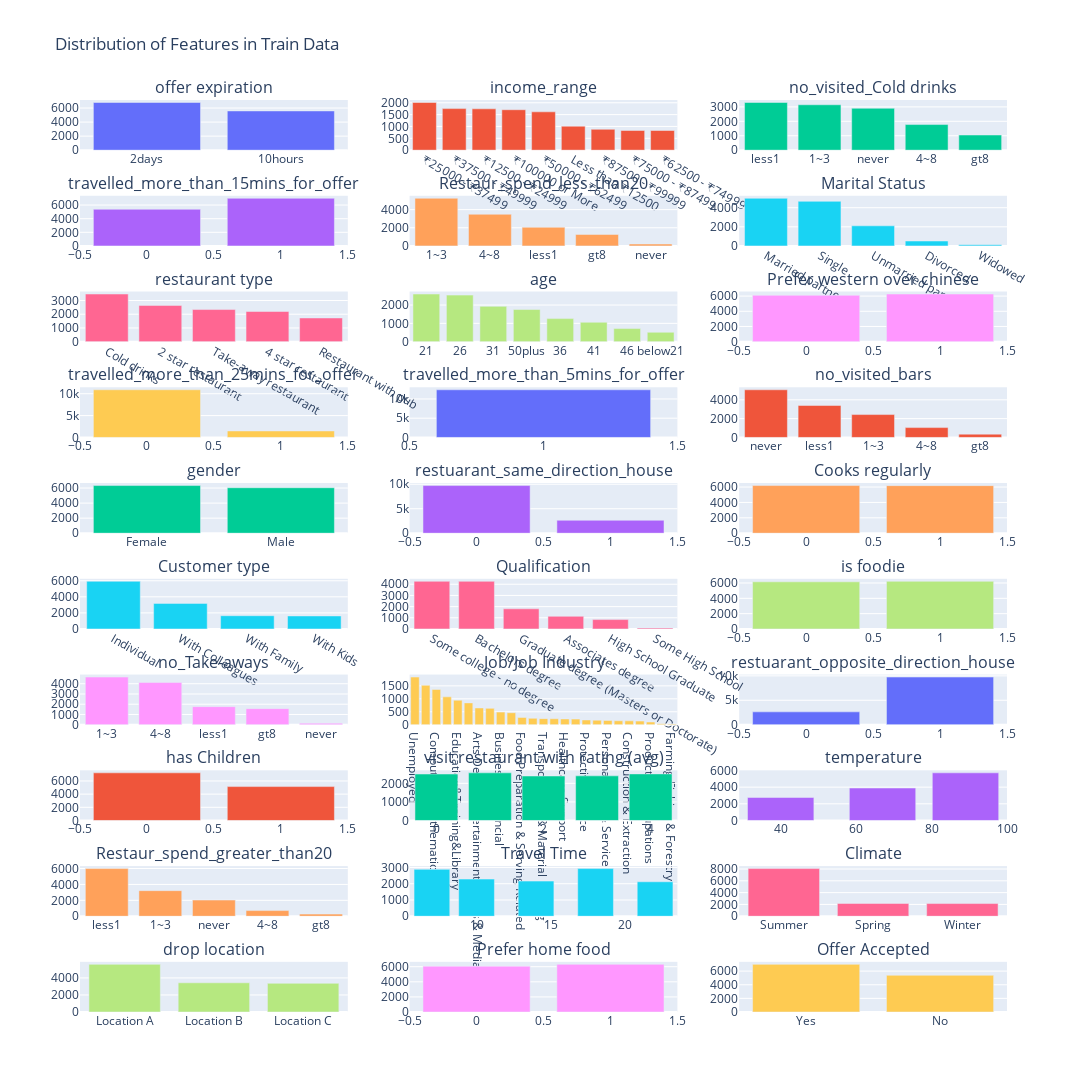

Notebook code cell kept with this figure:
### Markdown cell above
The values were expected to be limited as the data is collected through a survey. Hence, let's check the distribution of unique values in each column.

### Code cell
# number of columns in the grid
num_columns = 3

# number of rows needed
num_rows = (len(data.columns) + num_columns - 1) // num_columns

fig = make_subplots(rows=num_rows, cols=num_columns, subplot_titles=data.columns)

# Loop through each column in the DataFrame
for i, column in enumerate(data.columns):
    row, col = divmod(i, num_columns)
   
    # Plot the distribution of the column
    fig.add_trace(go.Bar(x=data[column].value_counts().index, y=data[column].value_counts().values),
                    row=row + 1, col=col + 1)

# Update layout for better readability
fig.update_layout(height=num_rows * 400, width=400 * num_columns,
                  title_text="Distribution of Features in Train Data",
                  showlegend=False)

# Show the plot
fig.show()

### Figure 1 — Plotly figure (JSON) as saved in the notebook; plotly's stock layout.template omitted (floating-point values rounded to 4 significant figures)
{"data": [{"type": "bar", "x": ["2days", "10hours"], "xaxis": "x", "y": [6791, 5588], "yaxis": "y"}, {"type": "bar", "x": ["₹25000 - ₹37499", "₹37500 - ₹49999", "₹12500 - ₹24999", "₹100000 or More", "₹50000 - ₹62499", "Less than ₹12500", "₹87500 - ₹99999", "₹75000 - ₹87499", "₹62500 - ₹74999"], "xaxis": "x2", "y": [2010, 1752, 1743, 1706, 1617, 1012, 880, 830, 829], "yaxis": "y2"}, {"type": "bar", "x": ["less1", "1~3", "never", "4~8", "gt8"], "xaxis": "x3", "y": [3304, 3147, 2903, 1776, 1051], "yaxis": "y3"}, {"type": "bar", "x": [1, 0], "xaxis": "x4", "y": [6999, 5380], "yaxis": "y4"}, {"type": "bar", "x": ["1~3", "4~8", "less1", "gt8", "never"], "xaxis": "x5", "y": [5248, 3485, 2052, 1265, 208], "yaxis": "y5"}, {"type": "bar", "x": ["Married partner", "Single", "Unmarried partner", "Divorced", "Widowed"], "xaxis": "x6", "y": [4987, 4665, 2104, 512, 111], "yaxis": "y6"}, {"type": "bar", "x": ["Cold drinks", "2 star restaurant", "Take-away restaurant", "4 star restaurant", "Restaurant with pub"], "xaxis": "x7", "y": [3471, 2642, 2341, 2199, 1726], "yaxis": "y7"}, {"type": "bar", "x": ["21", "26", "31", "50plus", "36", "41", "46", "below21"], "xaxis": "x8", "y": [2602, 2543, 1929, 1756, 1259, 1060, 716, 514], "yaxis": "y8"}, {"type": "bar", "x": [1, 0], "xaxis": "x9", "y": [6272, 6107], "yaxis": "y9"}, {"type": "bar", "x": [0, 1], "xaxis": "x10", "y": [10901, 1478], "yaxis": "y10"}, {"type": "bar", "x": [1], "xaxis": "x11", "y": [12379], "yaxis": "y11"}, {"type": "bar", "x": ["never", "less1", "1~3", "4~8", "gt8"], "xaxis": "x12", "y": [5064, 3397, 2430, 1047, 348], "yaxis": "y12"}, {"type": "bar", "x": ["Female", "Male"], "xaxis": "x13", "y": [6335, 6044], "yaxis": "y13"}, {"type": "bar", "x": [0, 1], "xaxis": "x14", "y": [9737, 2642], "yaxis": "y14"}, {"type": "bar", "x": [0, 1], "xaxis": "x15", "y": [6195, 6184], "yaxis": "y15"}, {"type": "bar", "x": ["Individual", "With Colleagues", "With Family", "With Kids"], "xaxis": "x16", "y": [5931, 3182, 1647, 1619], "yaxis": "y16"}, {"type": "bar", "x": ["Some college - no degree", "Bachelors degree", "Graduate degree (Masters or Doctorate)", "Associates degree", "High School Graduate", "Some High School"], "xaxis": "x17", "y": [4264, 4261, 1802, 1133, 839, 80], "yaxis": "y17"}, {"type": "bar", "x": [1, 0], "xaxis": "x18", "y": [6223, 6156], "yaxis": "y18"}, {"type": "bar", "x": ["1~3", "4~8", "less1", "gt8", "never"], "xaxis": "x19", "y": [4650, 4115, 1762, 1568, 140], "yaxis": "y19"}, {"type": "bar", "x": ["Unemployed", "Student", "Computer & Mathematical", "Sales & Related", "Education&Training&Library", "Management", "Arts Design Entertainment Sports & Media", "Office & Administrative Support", "Business & Financial", "Retired", "Food Preparation & Serving Related", "Healthcare Practitioners & Technical", "Transportation & Material Moving", "Community & Social Services", "Healthcare Support", "Legal", "Protective Service", "Life Physical Social Science", "Personal Care & Service", "Architecture & Engineering", "Construction & Extraction", "Installation Maintenance & Repair", "Production Occupations", "Building & Grounds Cleaning & Maintenance", "Farming Fishing & Forestry"], "xaxis": "x20", "y": [1838, 1520, 1361, 1075, 944, 842, 646, 631, 486, 462, 281, 246, 235, 230, 223, 216, 183, 175, 165, 153, 150, 140, 104, 41, 32], "yaxis": "y20"}, {"type": "bar", "x": [1, 0], "xaxis": "x21", "y": [9747, 2632], "yaxis": "y21"}, {"type": "bar", "x": [0, 1], "xaxis": "x22", "y": [7234, 5145], "yaxis": "y22"}, {"type": "bar", "x": [1, 4, 0, 3, 2], "xaxis": "x23", "y": [2567, 2509, 2503, 2404, 2396], "yaxis": "y23"}, {"type": "bar", "x": [89, 67, 40], "xaxis": "x24", "y": [5720, 3896, 2763], "yaxis": "y24"}, {"type": "bar", "x": ["less1", "1~3", "never", "4~8", "gt8"], "xaxis": "x25", "y": [5992, 3216, 2033, 711, 267], "yaxis": "y25"}, {"type": "bar", "x": [18, 7, 10, 14, 22], "xaxis": "x26", "y": [2931, 2883, 2285, 2161, 2119], "yaxis": "y26"}, {"type": "bar", "x": ["Summer", "Spring", "Winter"], "xaxis": "x27", "y": [8065, 2166, 2148], "yaxis": "y27"}, {"type": "bar", "x": ["Location A", "Location B", "Location C"], "xaxis": "x28", "y": [5590, 3424, 3365], "yaxis": "y28"}, {"type": "bar", "x": [1, 0], "xaxis": "x29", "y": [6311, 6068], "yaxis": "y29"}, {"type": "bar", "x": ["Yes", "No"], "xaxis": "x30", "y": [6994, 5385], "yaxis": "y30"}], "layout": {"annotations": [{"font": {"size": 16}, "showarrow": false, "text": "offer expiration", "x": 0.1444, "xanchor": "center", "xref": "paper", "y": 1, "yanchor": "bottom", "yref": "paper"}, {"font": {"size": 16}, "showarrow": false, "text": "income_range", "x": 0.5, "xanchor": "center", "xref": "paper", "y": 1, "yanchor": "bottom", "yref": "paper"}, {"font": {"size": 16}, "showarrow": false, "text": "no_visited_Cold drinks", "x": 0.8556, "xanchor": "center", "xref": "paper", "y": 1, "yanchor": "bottom", "yref": "paper"}, {"font": {"size": 16}, "showarrow": false, "text": "travelled_more_than_15mins_for_offer", "x": 0.1444, "xanchor": "center", "xref": "paper", "y": 0.895, "yanchor": "bottom", "yref": "paper"}, {"font": {"size": 16}, "showarrow": false, "text": "Restaur_spend_less_than20", "x": 0.5, "xanchor": "center", "xref": "paper", "y": 0.895, "yanchor": "bottom", "yref": "paper"}, {"font": {"size": 16}, "showarrow": false, "text": "Marital Status", "x": 0.8556, "xanchor": "center", "xref": "paper", "y": 0.895, "yanchor": "bottom", "yref": "paper"}, {"font": {"size": 16}, "showarrow": false, "text": "restaurant type", "x": 0.1444, "xanchor": "center", "xref": "paper", "y": 0.79, "yanchor": "bottom", "yref": "paper"}, {"font": {"size": 16}, "showarrow": false, "text": "age", "x": 0.5, "xanchor": "center", "xref": "paper", "y": 0.79, "yanchor": "bottom", "yref": "paper"}, {"font": {"size": 16}, "showarrow": false, "text": "Prefer western over chinese", "x": 0.8556, "xanchor": "center", "xref": "paper", "y": 0.79, "yanchor": "bottom", "yref": "paper"}, {"font": {"size": 16}, "showarrow": false, "text": "travelled_more_than_25mins_for_offer", "x": 0.1444, "xanchor": "center", "xref": "paper", "y": 0.685, "yanchor": "bottom", "yref": "paper"}, {"font": {"size": 16}, "showarrow": false, "text": "travelled_more_than_5mins_for_offer", "x": 0.5, "xanchor": "center", "xref": "paper", "y": 0.685, "yanchor": "bottom", "yref": "paper"}, {"font": {"size": 16}, "showarrow": false, "text": "no_visited_bars", "x": 0.8556, "xanchor": "center", "xref": "paper", "y": 0.685, "yanchor": "bottom", "yref": "paper"}, {"font": {"size": 16}, "showarrow": false, "text": "gender", "x": 0.1444, "xanchor": "center", "xref": "paper", "y": 0.58, "yanchor": "bottom", "yref": "paper"}, {"font": {"size": 16}, "showarrow": false, "text": "restuarant_same_direction_house", "x": 0.5, "xanchor": "center", "xref": "paper", "y": 0.58, "yanchor": "bottom", "yref": "paper"}, {"font": {"size": 16}, "showarrow": false, "text": "Cooks regularly", "x": 0.8556, "xanchor": "center", "xref": "paper", "y": 0.58, "yanchor": "bottom", "yref": "paper"}, {"font": {"size": 16}, "showarrow": false, "text": "Customer type", "x": 0.1444, "xanchor": "center", "xref": "paper", "y": 0.475, "yanchor": "bottom", "yref": "paper"}, {"font": {"size": 16}, "showarrow": false, "text": "Qualification", "x": 0.5, "xanchor": "center", "xref": "paper", "y": 0.475, "yanchor": "bottom", "yref": "paper"}, {"font": {"size": 16}, "showarrow": false, "text": "is foodie", "x": 0.8556, "xanchor": "center", "xref": "paper", "y": 0.475, "yanchor": "bottom", "yref": "paper"}, {"font": {"size": 16}, "showarrow": false, "text": "no_Take-aways", "x": 0.1444, "xanchor": "center", "xref": "paper", "y": 0.37, "yanchor": "bottom", "yref": "paper"}, {"font": {"size": 16}, "showarrow": false, "text": "Job/Job Industry", "x": 0.5, "xanchor": "center", "xref": "paper", "y": 0.37, "yanchor": "bottom", "yref": "paper"}, {"font": {"size": 16}, "showarrow": false, "text": "restuarant_opposite_direction_house", "x": 0.8556, "xanchor": "center", "xref": "paper", "y": 0.37, "yanchor": "bottom", "yref": "paper"}, {"font": {"size": 16}, "showarrow": false, "text": "has Children", "x": 0.1444, "xanchor": "center", "xref": "paper", "y": 0.265, "yanchor": "bottom", "yref": "paper"}, {"font": {"size": 16}, "showarrow": false, "text": "visit restaurant with rating (avg)", "x": 0.5, "xanchor": "center", "xref": "paper", "y": 0.265, "yanchor": "bottom", "yref": "paper"}, {"font": {"size": 16}, "showarrow": false, "text": "temperature", "x": 0.8556, "xanchor": "center", "xref": "paper", "y": 0.265, "yanchor": "bottom", "yref": "paper"}, {"font": {"size": 16}, "showarrow": false, "text": "Restaur_spend_greater_than20", "x": 0.1444, "xanchor": "center", "xref": "paper", "y": 0.16, "yanchor": "bottom", "yref": "paper"}, {"font": {"size": 16}, "showarrow": false, "text": "Travel Time", "x": 0.5, "xanchor": "center", "xref": "paper", "y": 0.16, "yanchor": "bottom", "yref": "paper"}, {"font": {"size": 16}, "showarrow": false, "text": "Climate", "x": 0.8556, "xanchor": "center", "xref": "paper", "y": 0.16, "yanchor": "bottom", "yref": "paper"}, {"font": {"size": 16}, "showarrow": false, "text": "drop location", "x": 0.1444, "xanchor": "center", "xref": "paper", "y": 0.055, "yanchor": "bottom", "yref": "paper"}, {"font": {"size": 16}, "showarrow": false, "text": "Prefer home food", "x": 0.5, "xanchor": "center", "xref": "paper", "y": 0.055, "yanchor": "bottom", "yref": "paper"}, {"font": {"size": 16}, "showarrow": false, "text": "Offer Accepted", "x": 0.8556, "xanchor": "center", "xref": "paper", "y": 0.055, "yanchor": "bottom", "yref": "paper"}], "height": 4000, "showlegend": false, "title": {"text": "Distribution of Features in Train Data"}, "width": 1200, "xaxis": {"anchor": "y", "domain": [0, 0.2889]}, "xaxis10": {"anchor": "y10", "domain": [0, 0.2889]}, "xaxis11": {"anchor": "y11", "domain": [0.3556, 0.6444]}, "xaxis12": {"anchor": "y12", "domain": [0.7111, 1]}, "xaxis13": {"anchor": "y13", "domain": [0, 0.2889]}, "xaxis14": {"anchor": "y14", "domain": [0.3556, 0.6444]}, "xaxis15": {"anchor": "y15", "domain": [0.7111, 1]}, "xaxis16": {"anchor": "y16", "domain": [0, 0.2889]}, "xaxis17": {"anchor": "y17", "domain": [0.3556, 0.6444]}, "xaxis18": {"anchor": "y18", "domain": [0.7111, 1]}, "xaxis19": {"anchor": "y19", "domain": [0, 0.2889]}, "xaxis2": {"anchor": "y2", "domain": [0.3556, 0.6444]}, "xaxis20": {"anchor": "y20", "domain": [0.3556, 0.6444]}, "xaxis21": {"anchor": "y21", "domain": [0.7111, 1]}, "xaxis22": {"anchor": "y22", "domain": [0, 0.2889]}, "xaxis23": {"anchor": "y23", "domain": [0.3556, 0.6444]}, "xaxis24": {"anchor": "y24", "domain": [0.7111, 1]}, "xaxis25": {"anchor": "y25", "domain": [0, 0.2889]}, "xaxis26": {"anchor": "y26", "domain": [0.3556, 0.6444]}, "xaxis27": {"anchor": "y27", "domain": [0.7111, 1]}, "xaxis28": {"anchor": "y28", "domain": [0, 0.2889]}, "xaxis29": {"anchor": "y29", "domain": [0.3556, 0.6444]}, "xaxis3": {"anchor": "y3", "domain": [0.7111, 1]}, "xaxis30": {"anchor": "y30", "domain": [0.7111, 1]}, "xaxis4": {"anchor": "y4", "domain": [0, 0.2889]}, "xaxis5": {"anchor": "y5", "domain": [0.3556, 0.6444]}, "xaxis6": {"anchor": "y6", "domain": [0.7111, 1]}, "xaxis7": {"anchor": "y7", "domain": [0, 0.2889]}, "xaxis8": {"anchor": "y8", "domain": [0.3556, 0.6444]}, "xaxis9": {"anchor": "y9", "domain": [0.7111, 1]}, "yaxis": {"anchor": "x", "domain": [0.945, 1]}, "yaxis10": {"anchor": "x10", "domain": [0.63, 0.685]}, "yaxis11": {"anchor": "x11", "domain": [0.63, 0.685]}, "yaxis12": {"anchor": "x12", "domain": [0.63, 0.685]}, "yaxis13": {"anchor": "x13", "domain": [0.525, 0.58]}, "yaxis14": {"anchor": "x14", "domain": [0.525, 0.58]}, "yaxis15": {"anchor": "x15", "domain": [0.525, 0.58]}, "yaxis16": {"anchor": "x16", "domain": [0.42, 0.475]}, "yaxis17": {"anchor": "x17", "domain": [0.42, 0.475]}, "yaxis18": {"anchor": "x18", "domain": [0.42, 0.475]}, "yaxis19": {"anchor": "x19", "domain": [0.315, 0.37]}, "yaxis2": {"anchor": "x2", "domain": [0.945, 1]}, "yaxis20": {"anchor": "x20", "domain": [0.315, 0.37]}, "yaxis21": {"anchor": "x21", "domain": [0.315, 0.37]}, "yaxis22": {"anchor": "x22", "domain": [0.21, 0.265]}, "yaxis23": {"anchor": "x23", "domain": [0.21, 0.265]}, "yaxis24": {"anchor": "x24", "domain": [0.21, 0.265]}, "yaxis25": {"anchor": "x25", "domain": [0.105, 0.16]}, "yaxis26": {"anchor": "x26", "domain": [0.105, 0.16]}, "yaxis27": {"anchor": "x27", "domain": [0.105, 0.16]}, "yaxis28": {"anchor": "x28", "domain": [0, 0.055]}, "yaxis29": {"anchor": "x29", "domain": [0, 0.055]}, "yaxis3": {"anchor": "x3", "domain": [0.945, 1]}, "yaxis30": {"anchor": "x30", "domain": [0, 0.055]}, "yaxis4": {"anchor": "x4", "domain": [0.84, 0.895]}, "yaxis5": {"anchor": "x5", "domain": [0.84, 0.895]}, "yaxis6": {"anchor": "x6", "domain": [0.84, 0.895]}, "yaxis7": {"anchor": "x7", "domain": [0.735, 0.79]}, "yaxis8": {"anchor": "x8", "domain": [0.735, 0.79]}, "yaxis9": {"anchor": "x9", "domain": [0.735, 0.79]}}}
